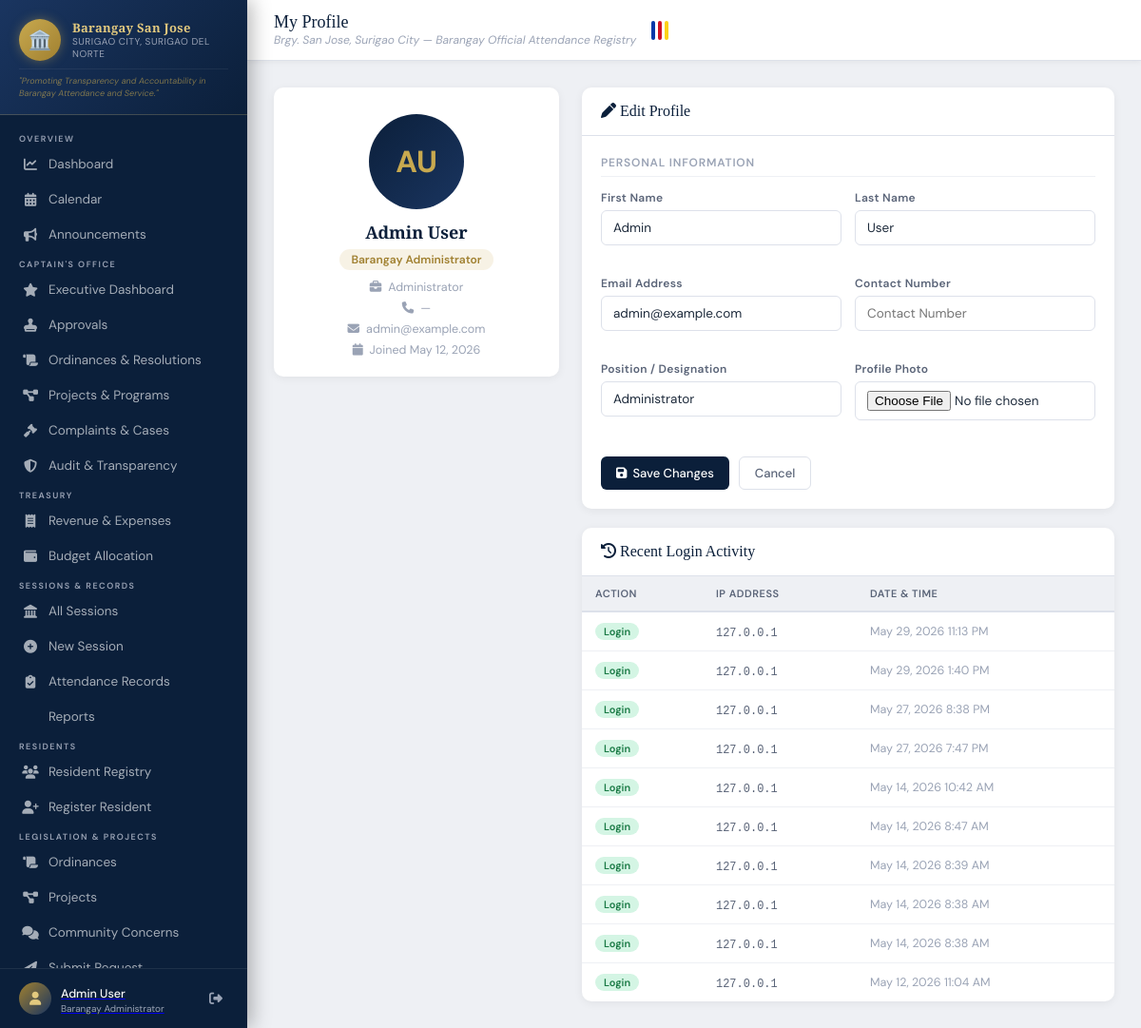
The page /profile/ (signed in) on the database as committed earlier.
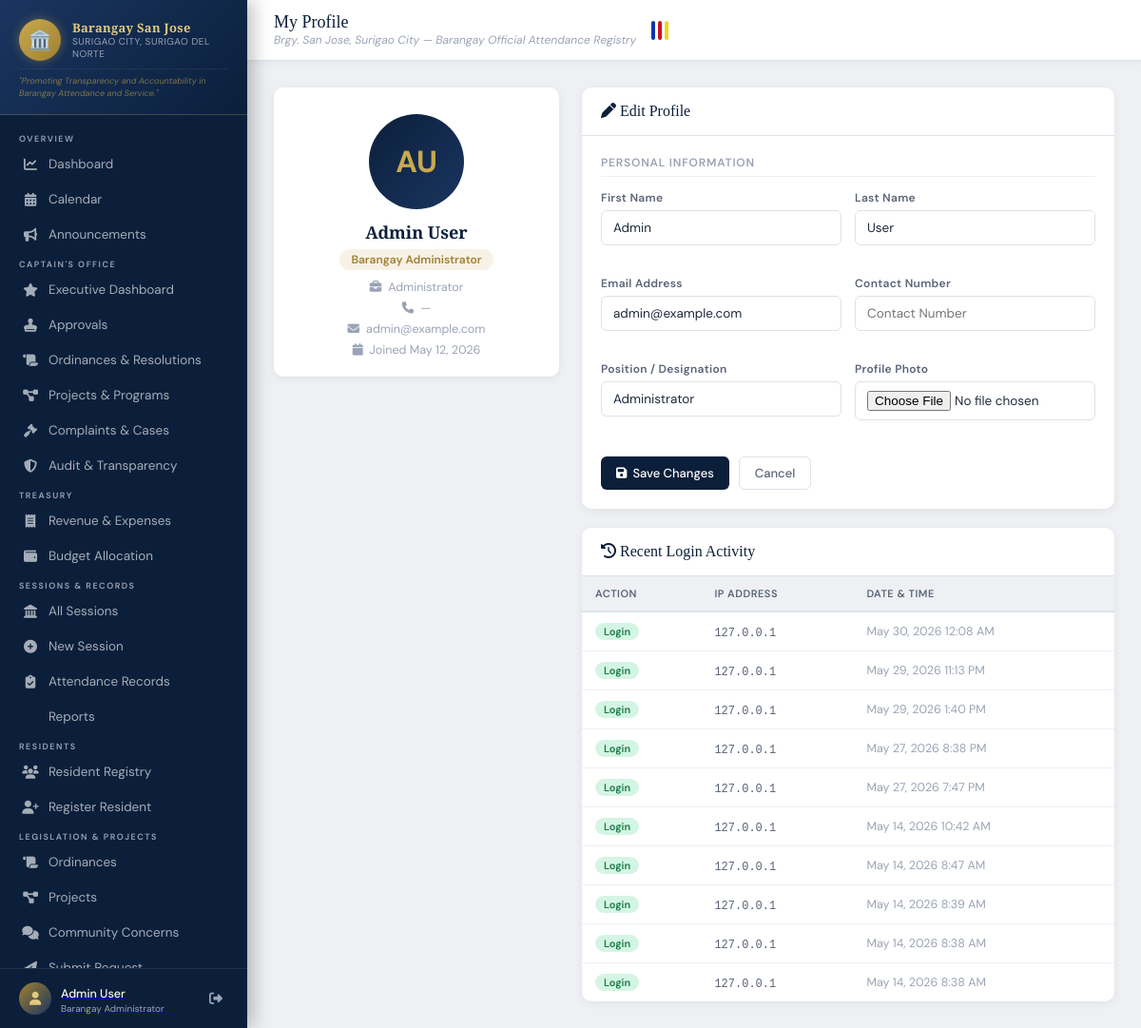
The same page on the database as committed later.
### attendance/models.py (models this page shows, shortened)
class UserProfile(models.Model):
    ROLE_CHOICES = [
        ('punong_barangay', 'Punong Barangay (Captain)'),
        ('admin', 'Barangay Administrator'),
        ('secretary', 'Barangay Secretary'),
        ('treasurer', 'Barangay Treasurer'),
        ('kagawad', 'Barangay Kagawad'),
        ('sb_chairperson', 'SB Chairperson'),
        ('tanod', 'Barangay Tanod'),
        ('bhw', 'Barangay Health Worker'),
        ('bns', 'Barangay Nutrition Scholar'),
        ('utility', 'Utility / Admin Staff'),
        ('staff', 'Barangay Staff'),
        ('viewer', 'Viewer'),
    ]
    COMMITTEE_CHOICES = [
        ('', 'None'),
        ('peace_order', 'Peace and Order'),
        ('health', 'Health and Sanitation'),
        ('education', 'Education'),
        ('infrastructure', 'Infrastructure'),
        ('livelihood', 'Livelihood'),
        ('environment', 'Environment'),
        ('youth', 'Youth and Sports'),
        ('women', "Women's Affairs"),
        ('senior', 'Senior Citizens'),
        ('finance', 'Finance and Budget'),
    ]
    user = models.OneToOneField(User, on_delete=models.CASCADE, related_name='profile')
    role = models.CharField(max_length=30, choices=ROLE_CHOICES, default='viewer')
    contact_number = models.CharField(max_length=15, blank=True)
    position = models.CharField(max_length=100, blank=True)
    committee = models.CharField(max_length=30, choices=COMMITTEE_CHOICES, blank=True)
    avatar = models.ImageField(upload_to='avatars/', blank=True, null=True)
    is_active = models.BooleanField(default=True)
    created_at = models.DateTimeField(auto_now_add=True)
    class Meta:
        verbose_name = "User Profile"
        verbose_name_plural = "User Profiles"

class LoginActivity(models.Model):
    ACTION_CHOICES = [
        ('login', 'Login'), ('logout', 'Logout'),
        ('failed', 'Failed Login'), ('register', 'Registered'),
    ]
    user = models.ForeignKey(User, on_delete=models.SET_NULL, null=True, blank=True, related_name='login_activities')
    username_attempted = models.CharField(max_length=150, blank=True)
    action = models.CharField(max_length=10, choices=ACTION_CHOICES)
    ip_address = models.GenericIPAddressField(null=True, blank=True)
    user_agent = models.CharField(max_length=300, blank=True)
    timestamp = models.DateTimeField(auto_now_add=True)
    notes = models.CharField(max_length=200, blank=True)
    class Meta:
        ordering = ['-timestamp']
        verbose_name = "Login Activity"
        verbose_name_plural = "Login Activities"

### attendance/views.py (the view)
# urls.py: path('profile/', views.my_profile, name='my_profile'),
@login_required
def my_profile(request):
    profile = request.user.profile
    form = UserProfileEditForm(
        request.POST or None,
        request.FILES or None,
        instance=profile,
        user=request.user
    )
    if request.method == 'POST' and form.is_valid():
        form.save()
        messages.success(request, 'Your profile has been updated.')
        return redirect('my_profile')
    recent_activity = LoginActivity.objects.filter(user=request.user).order_by('-timestamp')[:10]
    return render(request, 'attendance/my_profile.html', {
        'profile': profile,
        'form': form,
        'recent_activity': recent_activity,
    })

### attendance/context_processors.py (called while the page is built)
def site_settings(request):
    return {
        'SITE_NAME': getattr(settings, 'SITE_NAME', 'Barangay Official Attendance Registry'),
        'SITE_SHORT': getattr(settings, 'SITE_SHORT', 'BOAR System'),
        'BARANGAY_NAME': getattr(settings, 'BARANGAY_NAME', 'Brgy. San Jose'),
        'BARANGAY_CITY': getattr(settings, 'BARANGAY_CITY', 'Surigao City'),
        'BARANGAY_PROVINCE': getattr(settings, 'BARANGAY_PROVINCE', 'Surigao del Norte'),
    }

### templates/attendance/my_profile.html (shortened to what this page needs)
{% extends 'base.html' %}
{% block page_title %}My Profile{% endblock %}
{% block content %}
<div class="profile-layout">
  <div class="profile-sidebar">
    <div class="card">
      <div class="profile-avatar-wrap">
        {% if profile.avatar %}
          <img src="{{ profile.avatar.url }}" class="avatar-img" alt="Avatar">
        {% else %}
          <div class="avatar-circle">
            {{ request.user.first_name|first|upper }}{{ request.user.last_name|first|upper }}
          </div>
        {% endif %}
        <div class="profile-name">{{ request.user.get_full_name|default:request.user.username }}</div>
        <div class="profile-role">{{ profile.get_role_display }}</div>
        <div class="profile-meta">
          <span><i class="fas fa-briefcase"></i> {{ profile.position|default:"—" }}</span>
          <span><i class="fas fa-phone"></i> {{ profile.contact_number|default:"—" }}</span>
          <span><i class="fas fa-envelope"></i> {{ request.user.email|default:"—" }}</span>
          <span><i class="fas fa-calendar"></i> Joined {{ request.user.date_joined|date:"M d, Y" }}</span>
        </div>
      </div>
    </div>
  </div>
  <div style="display:flex; flex-direction:column; gap:20px;">
    <div class="card">
      <div class="card-header">
        <span class="card-title"><i class="fas fa-pen"></i> Edit Profile</span>
      </div>
      <div class="card-body">
        <form method="post" enctype="multipart/form-data">
          <div class="form-section">
            <div class="form-section-title">Personal Information</div>
            <div class="form-grid-2">
              <div class="form-group">
                <label class="form-label">First Name</label>
                {{ form.first_name }}
              </div>
              <div class="form-group">
                <label class="form-label">Last Name</label>
                {{ form.last_name }}
              </div>
              <div class="form-group">
                <label class="form-label">Email Address</label>
                {{ form.email }}
              </div>
              <div class="form-group">
                <label class="form-label">Contact Number</label>
                {{ form.contact_number }}
              </div>
              <div class="form-group">
                <label class="form-label">Position / Designation</label>
                {{ form.position }}
              </div>
              <div class="form-group">
                <label class="form-label">Profile Photo</label>
                {{ form.avatar }}
              </div>
            </div>
          </div>
          <div style="display:flex; gap:10px; margin-top:8px;">
            <button type="submit" class="btn btn-primary">
              <i class="fas fa-floppy-disk"></i> Save Changes
            </button>
            <a href="{% url 'dashboard' %}" class="btn btn-outline">Cancel</a>
          </div>
        </form>
      </div>
    </div>
    <div class="card">
      <div class="card-header">
        <span class="card-title"><i class="fas fa-clock-rotate-left"></i> Recent Login Activity</span>
      </div>
      <div class="card-body" style="padding:0;">
        <div class="table-wrapper">
          <table>
            <thead>
              <tr>
                <th>Action</th>
                <th>IP Address</th>
                <th>Date &amp; Time</th>
              </tr>
            </thead>
            <tbody>
              {% for a in recent_activity %}
              <tr>
                <td>
                  {% if a.action == 'login' %}<span class="activity-action act-login">Login</span>
                  {% elif a.action == 'logout' %}<span class="activity-action act-logout">Logout</span>
                  {% elif a.action == 'failed' %}<span class="activity-action act-failed">Failed</span>
                  {% else %}<span class="activity-action act-other">{{ a.get_action_display }}</span>{% endif %}
                </td>
                <td><code style="font-size:12px; color:#5a6478;">{{ a.ip_address|default:"—" }}</code></td>
                <td style="font-size:12.5px; color:#9aa3b5;">{{ a.timestamp|date:"M d, Y g:i A" }}</td>
              </tr>
              {% empty %}
              <tr><td colspan="3" style="text-align:center; color:#9aa3b5; padding:28px 0; font-size:13px;"><i class="fas fa-clock"></i> No activity recorded yet.</td></tr>
              {% endfor %}
            </tbody>
          </table>
        </div>
      </div>
    </div>
  </div>
</div>
{% endblock %}

### templates/base.html (shortened to what this page needs)
{% load static %}
<!DOCTYPE html>
<html lang="en">
<head>
  <link href="https://cdnjs.cloudflare.com/ajax/libs/font-awesome/6.5.0/css/all.min.css" rel="stylesheet">
</head>
<body>
{% if user.is_authenticated %}
<aside class="sidebar">
  <div class="sidebar-brand">
    <div class="brand-emblem">
      <div class="brand-seal">🏛️</div>
      <div class="brand-text">
        <h1>Barangay San Jose</h1>
        <p>Surigao City, Surigao del Norte</p>
      </div>
    </div>
    <div class="brand-tagline">
      "Promoting Transparency and Accountability in Barangay Attendance and Service."
    </div>
  </div>
  <nav class="sidebar-nav">
    <span class="nav-section-label">Overview</span>
    <a href="{% url 'dashboard' %}" class="nav-item {% if request.resolver_match.url_name == 'dashboard' %}active{% endif %}">
      <i class="fas fa-chart-line"></i> Dashboard
    </a>
    <a href="{% url 'calendar' %}" class="nav-item {% if request.resolver_match.url_name == 'calendar' %}active{% endif %}">
      <i class="fas fa-calendar-alt"></i> Calendar
    </a>
    <a href="{% url 'announcement_list' %}" class="nav-item {% if 'announcement' in request.resolver_match.url_name %}active{% endif %}">
      <i class="fas fa-bullhorn"></i> Announcements
    </a>
    {% if user.profile.role in 'punong_barangay,admin' %}
    <span class="nav-section-label">Captain's Office</span>
    <a href="{% url 'captain_dashboard' %}" class="nav-item {% if request.resolver_match.url_name == 'captain_dashboard' %}active{% endif %}">
      <i class="fas fa-star"></i> Executive Dashboard
    </a>
    <a href="{% url 'approval_list' %}" class="nav-item {% if 'approval' in request.resolver_match.url_name %}active{% endif %}">
      <i class="fas fa-stamp"></i> Approvals
    </a>
    <a href="{% url 'ordinance_list' %}" class="nav-item {% if 'ordinance' in request.resolver_match.url_name %}active{% endif %}">
      <i class="fas fa-scroll"></i> Ordinances & Resolutions
    </a>
    <a href="{% url 'project_list' %}" class="nav-item {% if 'project' in request.resolver_match.url_name %}active{% endif %}">
      <i class="fas fa-diagram-project"></i> Projects & Programs
    </a>
    <a href="{% url 'complaint_list' %}" class="nav-item {% if 'complaint' in request.resolver_match.url_name %}active{% endif %}">
      <i class="fas fa-gavel"></i> Complaints & Cases
    </a>
    <a href="{% url 'audit_log_list' %}" class="nav-item {% if 'audit' in request.resolver_match.url_name %}active{% endif %}">
      <i class="fas fa-shield-halved"></i> Audit & Transparency
    </a>
    {% endif %}
    {% if user.profile.role in 'treasurer,punong_barangay,admin' %}
    <span class="nav-section-label">Treasury</span>
    <a href="{% url 'financial_list' %}" class="nav-item {% if 'financial' in request.resolver_match.url_name %}active{% endif %}">
      <i class="fas fa-receipt"></i> Revenue & Expenses
    </a>
    <a href="{% url 'budget_list' %}" class="nav-item {% if 'budget' in request.resolver_match.url_name %}active{% endif %}">
      <i class="fas fa-wallet"></i> Budget Allocation
    </a>
    {% endif %}
    {% if user.profile.role in 'secretary,admin,punong_barangay,kagawad,sb_chairperson' %}
    <span class="nav-section-label">Sessions & Records</span>
    <a href="{% url 'session_list' %}" class="nav-item {% if 'session' in request.resolver_match.url_name %}active{% endif %}">
      <i class="fas fa-landmark"></i> All Sessions
    </a>
    <a href="{% url 'session_create' %}" class="nav-item">
      <i class="fas fa-plus-circle"></i> New Session
    </a>
    <a href="{% url 'attendance_list' %}" class="nav-item {% if request.resolver_match.url_name == 'attendance_list' %}active{% endif %}">
      <i class="fas fa-clipboard-check"></i> Attendance Records
    </a>
    <a href="{% url 'reports' %}" class="nav-item {% if request.resolver_match.url_name == 'reports' %}active{% endif %}">
       Reports
    </a>
    {% endif %}
    {% if user.profile.role in 'secretary,admin,punong_barangay,kagawad,sb_chairperson,bhw,bns' %}
    <span class="nav-section-label">Residents</span>
    <a href="{% url 'citizen_list' %}" class="nav-item {% if 'citizen' in request.resolver_match.url_name %}active{% endif %}">
      <i class="fas fa-users"></i> Resident Registry
    </a>
    {% if user.profile.role in 'secretary,admin,punong_barangay' %}
    <a href="{% url 'citizen_create' %}" class="nav-item">
      <i class="fas fa-user-plus"></i> Register Resident
    </a>
    {% endif %}
    {% endif %}
    {% if user.profile.role in 'kagawad,sb_chairperson,punong_barangay,admin' %}
    <span class="nav-section-label">Legislation & Projects</span>
    <a href="{% url 'ordinance_list' %}" class="nav-item {% if 'ordinance' in request.resolver_match.url_name %}active{% endif %}">
      <i class="fas fa-scroll"></i> Ordinances
    </a>
    <a href="{% url 'project_list' %}" class="nav-item {% if 'project' in request.resolver_match.url_name %}active{% endif %}">
      <i class="fas fa-diagram-project"></i> Projects
    </a>
    <a href="{% url 'complaint_list' %}" class="nav-item {% if 'complaint' in request.resolver_match.url_name %}active{% endif %}">
      <i class="fas fa-comments"></i> Community Concerns
    </a>
    <a href="{% url 'approval_create' %}" class="nav-item">
      <i class="fas fa-paper-plane"></i> Submit Request
    </a>
    {% endif %}
  </nav>
  <div class="sidebar-footer">
    <div class="user-card">
      <div class="user-avatar"><i class="fas fa-user"></i></div>
      <div class="user-info">
        <a href="{% url 'my_profile' %}" class="text-decoration-none text-white">
          <span>{{ user.get_full_name|default:user.username }}</span>
          <small>{{ user.profile.get_role_display|default:"User" }}</small>
        </a>
      </div>
      <a href="{% url 'logout' %}" class="btn-logout" title="Logout">
        <i class="fas fa-right-from-bracket"></i>
      </a>
    </div>
  </div>
</aside>
{% endif %}
<div class="main-content">
  {% if user.is_authenticated %}
  <div class="top-bar">
    <div>
      <div class="top-bar-title">{% block page_title %}Dashboard{% endblock %}</div>
      <div class="top-bar-subtitle">{{ BARANGAY_NAME }}, {{ BARANGAY_CITY }} — {{ SITE_NAME }}</div>
    </div>
    <div class="ph-flag-bar" title="Philippines">
      <span style="background:#0038a8;"></span>
      <span style="background:#ce1126;"></span>
      <span style="background:#fcd116;"></span>
    </div>
  </div>
  {% endif %}
  <div class="page-body">
    {% block content %}{% endblock %}
  </div>
</div>
</body>
</html>

### templates/attendance/my_profile.html (style rules this page uses)
.profile-layout { display: grid; grid-template-columns: 300px 1fr; gap: 24px; }
.profile-sidebar { display: flex; flex-direction: column; gap: 20px; }
.profile-avatar-wrap { text-align: center; padding: 28px 20px 20px; }
.avatar-circle { width: 100px; height: 100px; border-radius: 50%; background: linear-gradient(135deg,#0b1f3a,#1a3560); color: #c8a94f; display: inline-flex; align-items: center; justify-content: center; font-size: 2rem; font-weight: 700; margin-bottom: 12px; }
.profile-name { font-family: 'Playfair Display', serif; font-size: 18px; color: #0b1f3a; font-weight: 700; }
.profile-role { display: inline-block; margin: 6px 0 10px; padding: 3px 12px; border-radius: 20px; background: rgba(200,169,79,0.15); color: #a08030; font-size: 12px; font-weight: 600; }
.profile-meta { font-size: 12.5px; color: #9aa3b5; display: flex; flex-direction: column; gap: 6px; }
.profile-meta span { display: flex; align-items: center; gap: 7px; justify-content: center; }
.form-section { margin-bottom: 20px; }
.form-section-title { font-size: 12px; font-weight: 600; letter-spacing: 0.8px; text-transform: uppercase; color: #9aa3b5; margin-bottom: 14px; padding-bottom: 6px; border-bottom: 1px solid #eef0f4; }
.form-grid-2 { display: grid; grid-template-columns: 1fr 1fr; gap: 14px; }
.activity-action { display: inline-block; padding: 2px 9px; border-radius: 12px; font-size: 11px; font-weight: 600; }
.act-login { background: #d4f5e4; color: #1a7a45; }

Rows that differ between the two databases and show on the page:
no longer on this page (row unchanged): LoginActivity: action "Login", ip_address "127.0.0.1", timestamp "May 12, 2026 11:04 AM"
added LoginActivity: action "Login", ip_address "127.0.0.1", timestamp "May 30, 2026 12:08 AM"
